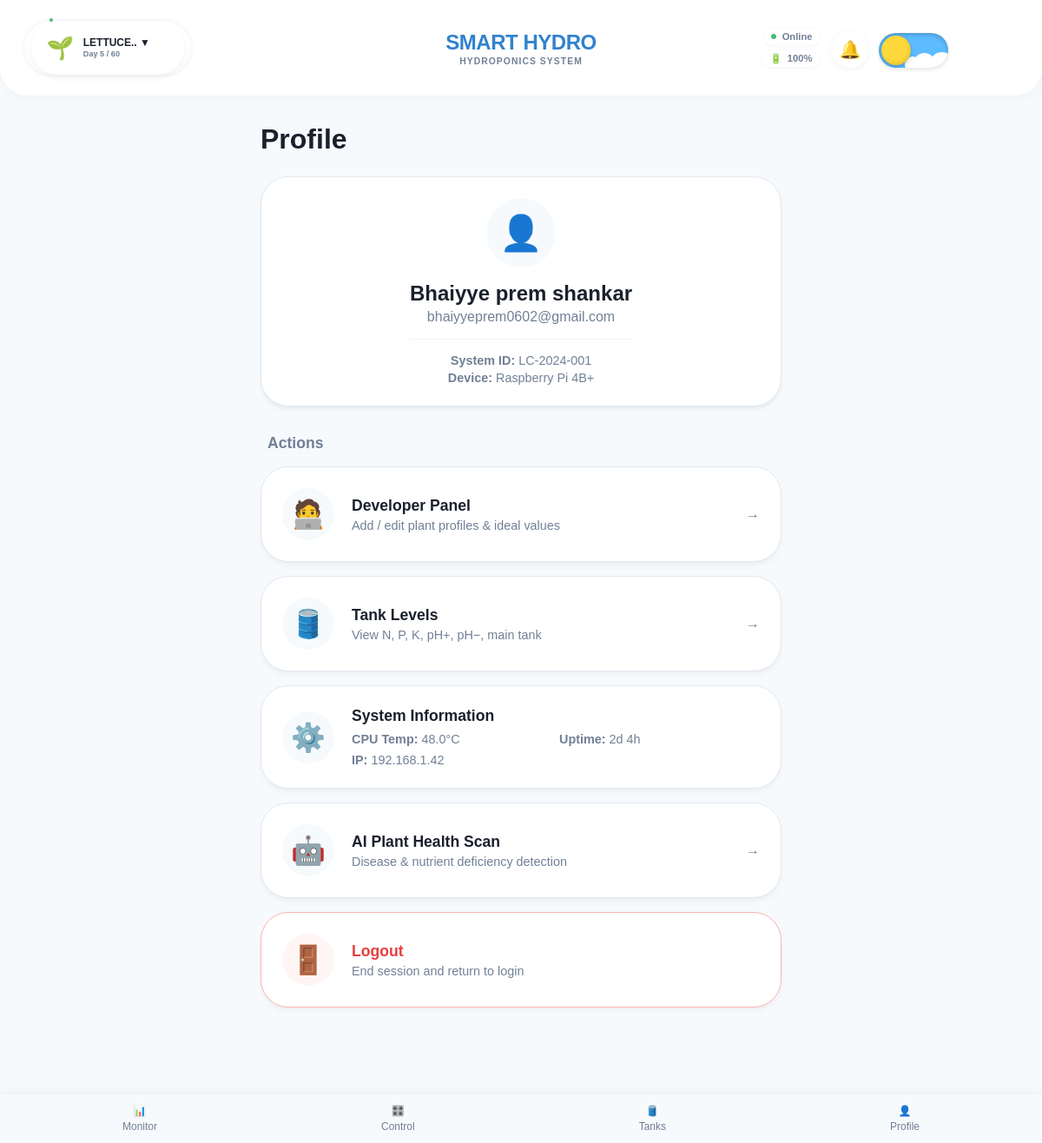
The app's page /profile (signed in) with its own data.
### models.py (models this page shows)
class Plant(db.Model):
    id = db.Column(db.Integer, primary_key=True)
    name = db.Column(db.String(100), nullable=False)
    temp_min = db.Column(db.Float, default=20.0)
    temp_max = db.Column(db.Float, default=30.0)
    humidity_min = db.Column(db.Float, default=40.0)
    humidity_max = db.Column(db.Float, default=70.0)
    ph_min = db.Column(db.Float, default=5.5)
    ph_max = db.Column(db.Float, default=6.5)
    tds_min = db.Column(db.Float, default=800.0)
    tds_max = db.Column(db.Float, default=1200.0)
    category = db.Column(db.String(50), default="Leafy") # Leafy / Fruiting / Herb
    auto_ph_correction = db.Column(db.Boolean, default=True)
    spectrum_pref = db.Column(db.String(50), default="Full") # Blue / Red / Full
    safety_max_temp = db.Column(db.Float, default=40.0)
    safety_min_water = db.Column(db.Float, default=15.0)
    n_min = db.Column(db.Float, default=100.0)
    n_max = db.Column(db.Float, default=200.0)
    p_min = db.Column(db.Float, default=30.0)
    p_max = db.Column(db.Float, default=50.0)
    k_min = db.Column(db.Float, default=100.0)
    k_max = db.Column(db.Float, default=300.0)
    light_min = db.Column(db.Float, default=1000.0)
    light_max = db.Column(db.Float, default=20000.0)
    expected_days = db.Column(db.Integer, default=60)
    start_date = db.Column(db.DateTime, default=datetime.utcnow)

class User(UserMixin, db.Model):
    id = db.Column(db.Integer, primary_key=True)
    email = db.Column(db.String(100), unique=True, nullable=False)
    password_hash = db.Column(db.String(200), nullable=False)
    name = db.Column(db.String(100))

### routes/views.py (the view)
@views.route('/profile')
@login_required
def profile():
    plant = Plant.query.first()
    return render_template('profile.html', user=current_user, plant=plant)

### templates/profile.html (shortened to what this page needs)
{% extends "base.html" %}
{% block content %}
<div class="profile-section">
    <h1 style="margin-bottom: 1.5rem;">Profile</h1>
    <div class="profile-card">
        <div style="display: flex; flex-direction: column; align-items: center; text-align: center;">
            <div class="profile-icon"
                style="margin-right: 0; margin-bottom: 1rem; width: 80px; height: 80px; font-size: 2.5rem;">
                👤
            </div>
            <div>
                <div style="font-size: 1.5rem; font-weight: 700; color: var(--text-primary); margin-bottom: 0.25rem;">{{
                    user.name }}</div>
                <div style="color: var(--text-secondary); margin-bottom: 1rem;">{{ user.email }}</div>
                <div
                    style="display: flex; flex-direction: column; gap: 0.25rem; font-size: 0.9rem; color: var(--text-secondary); border-top: 1px solid #f1f5f9; padding-top: 1rem; width: 100%;">
                    <span><strong>System ID:</strong> LC-2024-001</span>
                    <span><strong>Device:</strong> Raspberry Pi 4B+</span>
                </div>
            </div>
        </div>
    </div>
    <h2
        style="font-size: 1.1rem; color: var(--text-secondary); margin-bottom: 1rem; margin-top: 2rem; padding-left: 0.5rem;">
        Actions</h2>
    <a href="{{ url_for('views.developer') }}" class="profile-action-card">
        <div class="profile-icon">🧑‍💻</div>
        <div class="profile-text-group">
            <span class="profile-title">Developer Panel</span>
            <span class="profile-subtext">Add / edit plant profiles & ideal values</span>
        </div>
        <span style="color: var(--text-secondary);">→</span>
    </a>
    <a href="{{ url_for('views.tanks') }}" class="profile-action-card">
        <div class="profile-icon">🛢️</div>
        <div class="profile-text-group">
            <span class="profile-title">Tank Levels</span>
            <span class="profile-subtext">View N, P, K, pH+, pH−, main tank</span>
        </div>
        <span style="color: var(--text-secondary);">→</span>
    </a>
    <div class="profile-action-card" style="cursor: default; transform: none;">
        <div class="profile-icon">⚙️</div>
        <div class="profile-text-group">
            <span class="profile-title">System Information</span>
            <div class="profile-subtext"
                style="display: grid; grid-template-columns: 1fr 1fr; gap: 0.5rem; margin-top: 0.5rem;">
                <span><strong>CPU Temp:</strong> <span id="sys-cpu">48.0°C</span></span>
                <span><strong>Uptime:</strong> <span id="sys-uptime">2d 4h</span></span>
                <span><strong>IP:</strong> 192.168.1.42</span>
            </div>
        </div>
    </div>
    <a href="{{ url_for('views.ai_scan') }}" class="profile-action-card">
        <div class="profile-icon">🤖</div>
        <div class="profile-text-group">
            <span class="profile-title">AI Plant Health Scan</span>
            <span class="profile-subtext">Disease & nutrient deficiency detection</span>
        </div>
        <span style="color: var(--text-secondary);">→</span>
    </a>
    <a href="{{ url_for('auth.logout') }}" class="profile-action-card profile-logout">
        <div class="profile-icon" style="background: #fff5f5;">🚪</div>
        <div class="profile-text-group">
            <span class="profile-title">Logout</span>
            <span class="profile-subtext">End session and return to login</span>
        </div>
    </a>
</div>
{% endblock %}

### templates/base.html (shortened to what this page needs)
<!DOCTYPE html>
<html lang="en">
<head>
    <link rel="stylesheet" href="{{ url_for('static', filename='css/style.css') }}">
</head>
<body>
    {% if current_user.is_authenticated %}
    <header class="app-header">
        <div class="header-left">
            {% set current_day = 5 %}
            {% set total_days = plant.expected_days if plant else 60 %}
            {% set pct = (current_day / total_days * 100) | int %}
            {% set ring_color = 'mid' %}
            {% if pct < 30 %}{% set ring_color='low' %}{% endif %} {% if pct> 70 %}{% set ring_color = 'high' %}{% endif
                %}
                <div class="plant-ring-wrapper">
                    <div class="ring-content">
                        <div class="ring-icon">🌱</div>
                        <div class="ring-text-stack">
                            <div class="ring-name">{{ (plant.name if plant else 'Lettuce')[:10] }}.. ▼</div>
                            <div class="ring-days">Day {{ current_day }} / {{ total_days }}</div>
                        </div>
                    </div>
                </div>
        </div>
        <div class="header-center">
            <div class="brand-title">SMART HYDRO</div>
            <div class="brand-subtitle">Hydroponics System</div>
        </div>
        <div class="header-right" style="flex-direction: row; gap: 0.75rem;">
            <div style="display: flex; flex-direction: column; align-items: flex-end; gap: 0.25rem;">
                <div class="status-chip">
                    <div class="status-dot-white"></div> Online
                </div>
                <div class="status-chip">
                    <span>🔋</span> 100%
                </div>
            </div>
            <div class="notification-container">
                <button class="notification-bell" id="notification-bell" onclick="toggleNotificationPanel(event)">
                    <span class="bell-icon">🔔</span>
                </button>
            </div>
            <div class="toggle-wrapper" title="Toggle Theme">
                <label for="theme_toggle" class="toggle-label">
                    <span class="cloud cloud-1"></span>
                    <span class="cloud cloud-2"></span>
                    <span class="cloud cloud-3"></span>
                    <div class="toggle-thumb">
                    </div>
                </label>
            </div>
        </div>
    </header>
    {% endif %}
    <main class="container">
        {% block content %}{% endblock %}
    </main>
    {% if current_user.is_authenticated %}
    <nav class="bottom-nav">
        <a href="{{ url_for('views.monitor') }}"
            class="nav-item {% if request.endpoint == 'views.monitor' %}active{% endif %}">
            <span>📊</span>
            <span>Monitor</span>
        </a>
        <a href="{{ url_for('views.controls') }}"
            class="nav-item {% if request.endpoint == 'views.controls' %}active{% endif %}">
            <span>🎛️</span>
            <span>Control</span>
        </a>
        <a href="{{ url_for('views.tanks') }}"
            class="nav-item {% if request.endpoint == 'views.tanks' %}active{% endif %}">
            <span>🛢️</span>
            <span>Tanks</span>
        </a>
        <a href="{{ url_for('views.profile') }}"
            class="nav-item {% if request.endpoint == 'views.profile' %}active{% endif %}">
            <span>👤</span>
            <span>Profile</span>
        </a>
    </nav>
    <div style="height: 60px;"></div>
    {% endif %}
</body>
</html>

### records on screen
Plant: name "LETTUCE"
User: name "Bhaiyye prem shankar", email "bhaiyyeprem0602@gmail.com"

### other values on screen
{{ current_day }} "5"
{{ total_days }} "60"
